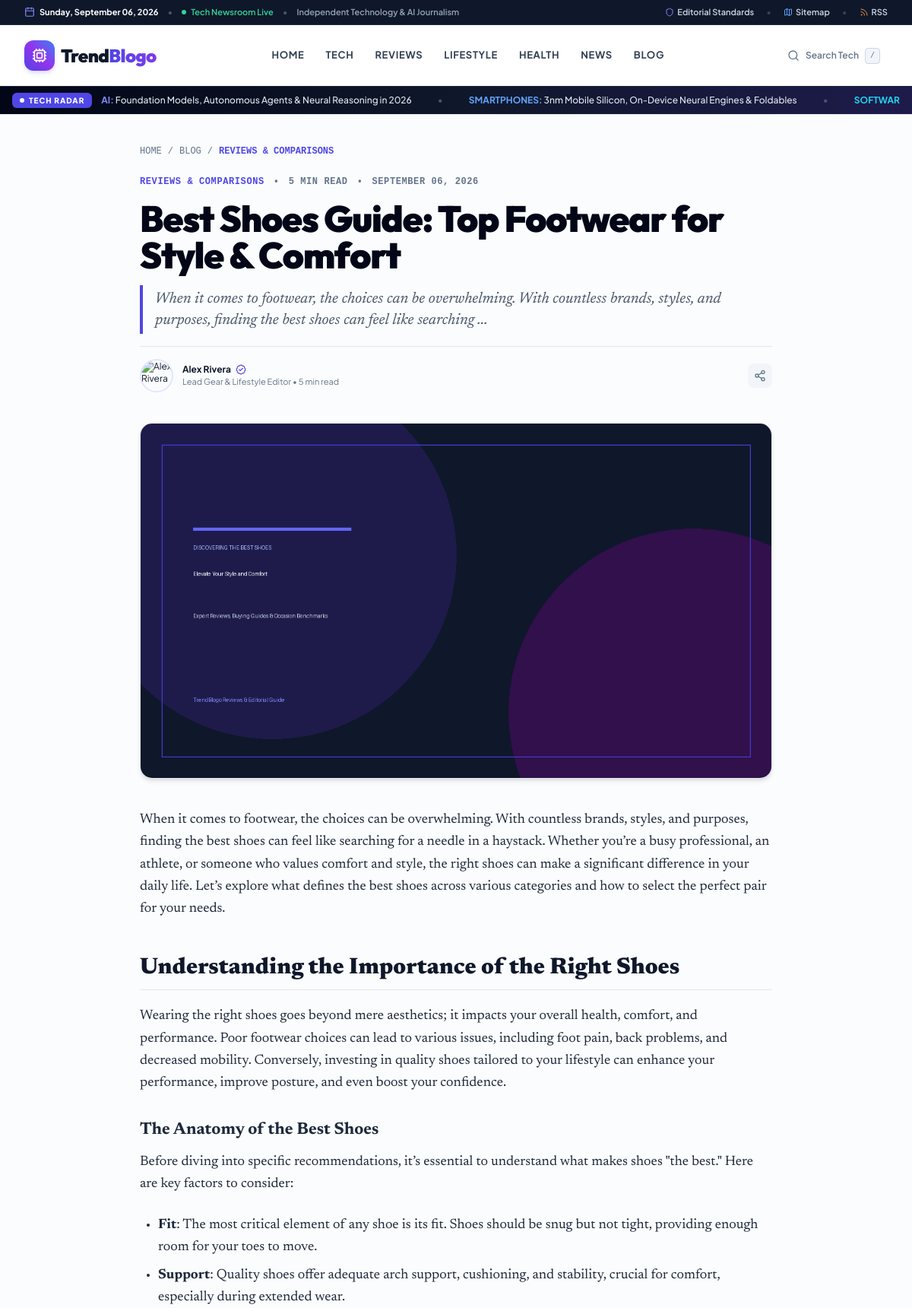
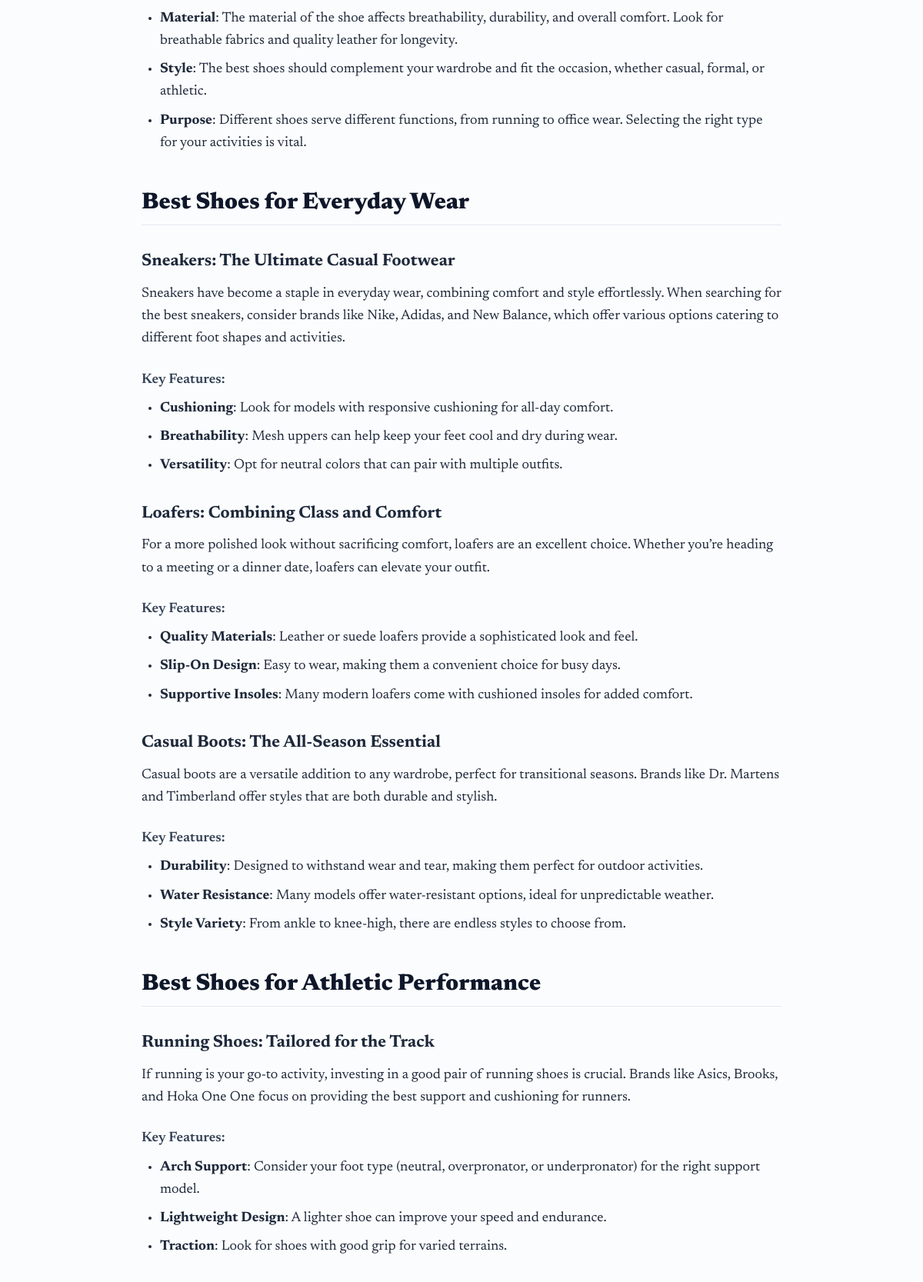
The app's page /blog/best-shoes (upper part) with its own data (2 pictures, top to bottom).
### app/models/article.py (models this page shows)
class Category(Base):
    __tablename__ = "categories"
    id = Column(Integer, primary_key=True, index=True)
    name = Column(String(100), unique=True, nullable=False)
    slug = Column(String(100), unique=True, index=True, nullable=False)
    description = Column(Text, nullable=True)
    color = Column(String(30), default="#4F46E5")
    icon = Column(String(50), default="folder")
    created_at = Column(DateTime, default=datetime.utcnow)
    articles = relationship("Article", back_populates="category")

class Article(Base):
    __tablename__ = "articles"
    id = Column(Integer, primary_key=True, index=True)
    title = Column(String(255), nullable=False)
    slug = Column(String(255), unique=True, index=True, nullable=False)
    primary_keyword = Column(String(150), index=True, nullable=False)
    secondary_keywords = Column(Text, nullable=True)
    search_intent = Column(String(50), default="informational")
    template_type = Column(String(50), default="ultimate_guide")
    summary = Column(Text, nullable=True)
    content = Column(Text, nullable=False)  # Markdown format
    html_content = Column(Text, nullable=True)  # Rendered HTML
    featured_image = Column(String(255), nullable=False)
    featured_image_alt = Column(String(255), nullable=False)
    featured_image_caption = Column(String(255), nullable=True)
    image_1_url = Column(String(255), nullable=True)
    image_1_alt = Column(String(255), nullable=True)
    image_1_caption = Column(String(255), nullable=True)
    image_2_url = Column(String(255), nullable=True)
    image_2_alt = Column(String(255), nullable=True)
    image_2_caption = Column(String(255), nullable=True)
    image_3_url = Column(String(255), nullable=True)
    image_3_alt = Column(String(255), nullable=True)
    image_3_caption = Column(String(255), nullable=True)
    category_id = Column(Integer, ForeignKey("categories.id", ondelete="SET NULL"), nullable=True)
    author_name = Column(String(100), default="Editorial Team")
    author_slug = Column(String(100), default="editorial-team", index=True)
    status = Column(String(30), default="published", index=True)  # draft, published, scheduled
    scheduled_at = Column(DateTime, nullable=True)
    published_at = Column(DateTime, default=datetime.utcnow, index=True)
    created_at = Column(DateTime, default=datetime.utcnow)
    updated_at = Column(DateTime, default=datetime.utcnow, onupdate=datetime.utcnow)
    word_count = Column(Integer, default=0)
    reading_time = Column(Integer, default=5)  # minutes
    view_count = Column(Integer, default=0)
    seo_title = Column(String(150), nullable=True)
    meta_description = Column(String(320), nullable=True)
    canonical_url = Column(String(255), nullable=True)
    og_title = Column(String(150), nullable=True)
    og_description = Column(String(320), nullable=True)
    schema_json = Column(Text, nullable=True)
    quality_score = Column(Float, default=95.0)
    quality_report = Column(Text, nullable=True)  # JSON string
    category = relationship("Category", back_populates="articles")
    tags = relationship("ArticleTag", back_populates="article", cascade="all, delete-orphan")
    internal_links_out = relationship("InternalLink", foreign_keys="InternalLink.source_article_id", cascade="all, delete-orphan")
    external_links = relationship("ExternalLink", cascade="all, delete-orphan")

### app/routes/public.py (the view)
@router.get("/blog/{slug}", response_class=HTMLResponse)
def article_detail(slug: str, request: Request, db: Session = Depends(get_db)):
    article = db.query(Article).filter(Article.slug == slug).first()
    if not article:
        raise HTTPException(status_code=404, detail="Article not found")
    article.view_count = (article.view_count or 0) + 1
    db.commit()
    ctx = get_common_context(db, request)
    related_posts = LinkEngine.get_related_posts(db, article.id, article.category_id, limit=4)
    ctx.update({
        "article": article,
        "related_posts": related_posts,
        "title": article.seo_title or f"{article.title} | TrendBlogo",
        "meta_desc": article.meta_description or article.summary,
        "canonical_url": article.canonical_url,
        "og_image": article.featured_image,
        "schema_json": article.schema_json or SEOEngine.generate_schema_json(article)
    })
    return templates.TemplateResponse(request=request, name="blog/detail.html", context=ctx)

### app/templates/blog/detail.html (shortened to what this page needs)
{% extends "base.html" %}
{% block content %}
<article class="max-w-4xl mx-auto px-4 sm:px-6 lg:px-8 py-10">
  <nav class="flex items-center space-x-2 text-xs text-slate-500 font-mono uppercase mb-6" aria-label="Breadcrumb">
    <a href="/" class="hover:text-indigo-600 transition">Home</a>
    <span>/</span>
    <a href="/blog" class="hover:text-indigo-600 transition">Blog</a>
    <span>/</span>
    <a href="/category/{{ article.category.slug if article.category else 'reviews' }}" class="text-indigo-600 font-bold hover:underline">
      {{ article.category.name if article.category else "Reviews" }}
    </a>
  </nav>
  <header class="mb-10 space-y-4">
    <div class="flex items-center space-x-3 text-xs font-mono font-bold uppercase tracking-wider text-slate-500">
      <span class="text-indigo-600 font-extrabold">{{ article.category.name if article.category else "Reviews" }}</span>
      <span>•</span>
      <span>{{ article.reading_time }} min read</span>
      <span>•</span>
      <span>{{ article.published_at.strftime("%B %d, %Y") if article.published_at else "Recently" }}</span>
    </div>
    <h1 class="font-display text-3xl sm:text-5xl font-black text-slate-950 tracking-tight leading-[1.15]">
      {{ article.title }}
    </h1>
    <p class="font-editorial text-lg sm:text-xl text-slate-600 leading-relaxed italic border-l-4 border-indigo-600 pl-4 py-1">
      {{ article.summary }}
    </p>
    <div class="flex flex-wrap items-center justify-between gap-4 pt-4 border-t border-slate-200 text-xs">
      <div class="flex items-center space-x-3">
        <a href="/author/{{ article.author_slug or 'alex-rivera' }}" class="block shrink-0">
          <img src="https://images.unsplash.com/photo-1507003211169-0a1dd7228f2d?w=120&auto=format&fit=crop&q=80"
               alt="{{ article.author_name or 'Alex Rivera' }}"
               class="w-11 h-11 rounded-full object-cover border-2 border-indigo-100 shadow-xs hover:scale-105 transition duration-200">
        </a>
        <div>
          <div class="flex items-center space-x-1.5">
            <a href="/author/{{ article.author_slug or 'alex-rivera' }}" class="font-bold text-slate-900 hover:text-indigo-600 transition">
              {{ article.author_name or "Alex Rivera" }}
            </a>
            <span class="inline-flex items-center text-indigo-600" title="Verified Author & Reviewer">
              <i data-lucide="badge-check" class="w-3.5 h-3.5"></i>
            </span>
          </div>
          <p class="text-[11px] text-slate-500">Lead Gear &amp; Lifestyle Editor • {{ article.reading_time or 6 }} min read</p>
        </div>
      </div>
      <div class="flex items-center space-x-2">
        <button type="button" onclick="navigator.clipboard.writeText(window.location.href); alert('Article link copied to clipboard!');" class="p-2 text-slate-500 hover:text-slate-900 bg-slate-100 hover:bg-slate-200 rounded-lg transition" title="Copy Link">
          <i data-lucide="share-2" class="w-4 h-4"></i>
        </button>
      </div>
    </div>
  </header>
  {% if article.featured_image %}
  <figure class="mb-10">
    <div class="aspect-[16/9] w-full rounded-2xl overflow-hidden bg-slate-100 shadow-md border border-slate-200">
      <img src="{{ article.featured_image }}"
           alt="{{ article.featured_image_alt or article.title }}"
           class="w-full h-full object-cover"
           loading="eager"
           fetchpriority="high">
    </div>
  </figure>
  {% endif %}
  <div class="prose prose-trendblogo font-editorial text-lg leading-relaxed max-w-none text-slate-800">
    {{ article.html_content | safe }}
  </div>
</article>
{% endblock %}

### app/static/css/custom.css (style rules this page uses)
:root { --font-headline: 'Playfair Display', Georgia, Cambria, serif; --font-editorial: 'Newsreader', Georgia, serif; --font-heading: 'Plus Jakarta Sans', -apple-system, BlinkMacSystemFont, sans-serif; --font-body: 'Inter', -apple-system, BlinkMacSystemFont, sans-serif; --font-mono: 'JetBrains Mono', monospace; }
.font-editorial { font-family: var(--font-editorial); }
.prose-trendblogo { color: #334155; font-size: 1.125rem; line-height: 1.8; }
.prose-trendblogo p { margin-bottom: 1.5rem; }
.prose-trendblogo h2 { font-size: 1.875rem; font-weight: 800; color: #0F172A; margin-top: 2.75rem; margin-bottom: 1.25rem; line-height: 1.3; padding-bottom: 0.5rem; border-bottom: 1px solid #E2E8F0; }
.prose-trendblogo h3 { font-size: 1.375rem; font-weight: 700; color: #1E293B; margin-top: 2rem; margin-bottom: 0.75rem; line-height: 1.4; }
.prose-trendblogo h4 { font-size: 1.125rem; font-weight: 600; color: #334155; margin-top: 1.5rem; margin-bottom: 0.5rem; }
.prose-trendblogo ul, .prose-trendblogo ol { margin-bottom: 1.5rem; padding-left: 1.5rem; }
.prose-trendblogo ul { list-style-type: disc; }
.prose-trendblogo li { margin-bottom: 0.5rem; }

### records on screen
Category: category "REVIEWS & COMPARISONS"
Article: reading_time "5", published_at "SEPTEMBER 06, 2026", title "Best Shoes Guide: Top Footwear for Style & Comfort", summary "When it comes to footwear, the choices can be overwhelming. With countless brands, styles, and purposes, finding the best shoes can feel like searching ...", author_name "Alex Rivera", featured_image (picture), html_content "When it comes to footwear, the choices can be overwhelming. With countless brands, styles, and purposes, finding the best shoes can feel like searching for a needle in a haystack. Whether you’re a busy professional, an athlete, or someone who values comfort and style, the right shoes can make a significant difference in your daily life. Let’s explore what defines the best shoes across various categories and how to select the perfect pair for your needs. Understanding the Importance of the Right Shoes Wearing the right shoes goes beyond mere aesthetics; it impacts your overall health, comfort, and performance. Poor footwear choices can lead to various issues, including foot pain, back…"

### other values on screen
{{ current_date_str or "Sunday, September 6, 2026" }} "Sunday, September 06, 2026"
